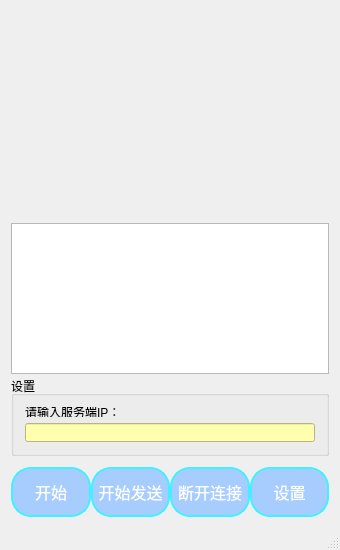
<?xml version="1.0" encoding="UTF-8"?>
<ui version="4.0">
 <class>MainWindow</class>
 <widget class="QMainWindow" name="MainWindow">
  <property name="geometry">
   <rect>
    <x>0</x>
    <y>0</y>
    <width>340</width>
    <height>550</height>
   </rect>
  </property>
  <property name="windowTitle">
   <string>MainWindow</string>
  </property>
  <property name="styleSheet">
   <string notr="true">QWidget{
    border-image: url(:/image/res/bj.jpg);

}</string>
  </property>
  <widget class="QWidget" name="centralWidget">
   <property name="styleSheet">
    <string notr="true">QPushButton
{
    color: rgb(255, 255, 255);
    background-color: rgb(167, 205, 255);
     border-image:url(:/image/res/bj1.jpg);
     border:2px solid #42f0ff;
      border-radius:20px;
    padding: 3px;
    font-family: &quot;Verdana&quot;;
    font-size: 16px;
    margin:0px;

    text-align: center;
}
</string>
   </property>
   <layout class="QVBoxLayout" name="verticalLayout">
    <item>
     <widget class="QLabel" name="label">
      <property name="sizePolicy">
       <sizepolicy hsizetype="Expanding" vsizetype="Fixed">
        <horstretch>0</horstretch>
        <verstretch>30</verstretch>
       </sizepolicy>
      </property>
      <property name="minimumSize">
       <size>
        <width>0</width>
        <height>201</height>
       </size>
      </property>
      <property name="text">
       <string/>
      </property>
      <property name="pixmap">
       <pixmap resource="res.qrc">:/image/res/nosignal.jpg</pixmap>
      </property>
      <property name="scaledContents">
       <bool>true</bool>
      </property>
     </widget>
    </item>
    <item>
     <widget class="QWidget" name="widget" native="true">
      <property name="sizePolicy">
       <sizepolicy hsizetype="Preferred" vsizetype="Minimum">
        <horstretch>0</horstretch>
        <verstretch>0</verstretch>
       </sizepolicy>
      </property>
      <property name="minimumSize">
       <size>
        <width>0</width>
        <height>200</height>
       </size>
      </property>
      <layout class="QVBoxLayout" name="verticalLayout_3">
       <property name="spacing">
        <number>2</number>
       </property>
       <property name="leftMargin">
        <number>0</number>
       </property>
       <property name="topMargin">
        <number>5</number>
       </property>
       <property name="rightMargin">
        <number>0</number>
       </property>
       <property name="bottomMargin">
        <number>5</number>
       </property>
       <item>
        <widget class="QPlainTextEdit" name="textshow">
         <property name="sizePolicy">
          <sizepolicy hsizetype="Expanding" vsizetype="Preferred">
           <horstretch>0</horstretch>
           <verstretch>0</verstretch>
          </sizepolicy>
         </property>
         <property name="styleSheet">
          <string notr="true">*{
 border-image:url(:/image/res/bj1.jpg);

}</string>
         </property>
        </widget>
       </item>
       <item>
        <widget class="QGroupBox" name="groupBox">
         <property name="sizePolicy">
          <sizepolicy hsizetype="MinimumExpanding" vsizetype="Preferred">
           <horstretch>0</horstretch>
           <verstretch>0</verstretch>
          </sizepolicy>
         </property>
         <property name="minimumSize">
          <size>
           <width>0</width>
           <height>80</height>
          </size>
         </property>
         <property name="styleSheet">
          <string notr="true"/>
         </property>
         <property name="title">
          <string>设置</string>
         </property>
         <layout class="QVBoxLayout" name="verticalLayout_2">
          <item>
           <widget class="QLabel" name="label_2">
            <property name="sizePolicy">
             <sizepolicy hsizetype="Preferred" vsizetype="Fixed">
              <horstretch>0</horstretch>
              <verstretch>0</verstretch>
             </sizepolicy>
            </property>
            <property name="minimumSize">
             <size>
              <width>0</width>
              <height>10</height>
             </size>
            </property>
            <property name="styleSheet">
             <string notr="true">*{
 border-image:url(:/image/res/bj1.jpg);

}</string>
            </property>
            <property name="text">
             <string>请输入服务端IP：</string>
            </property>
           </widget>
          </item>
          <item>
           <widget class="QLineEdit" name="edit_IP">
            <property name="styleSheet">
             <string notr="true">QLineEdit{
 background-color:#ffffaf;
 border-imgage:url(:image/res/bg1.jpg);
}</string>
            </property>
           </widget>
          </item>
         </layout>
        </widget>
       </item>
      </layout>
     </widget>
    </item>
    <item>
     <layout class="QHBoxLayout" name="horizontalLayout">
      <property name="spacing">
       <number>0</number>
      </property>
      <item>
       <widget class="QPushButton" name="pushButton">
        <property name="sizePolicy">
         <sizepolicy hsizetype="Expanding" vsizetype="Fixed">
          <horstretch>0</horstretch>
          <verstretch>0</verstretch>
         </sizepolicy>
        </property>
        <property name="minimumSize">
         <size>
          <width>0</width>
          <height>50</height>
         </size>
        </property>
        <property name="maximumSize">
         <size>
          <width>16777215</width>
          <height>80</height>
         </size>
        </property>
        <property name="styleSheet">
         <string notr="true">*{
 border-image:url(:/image/res/bj1.jpg);

}</string>
        </property>
        <property name="text">
         <string>开始</string>
        </property>
        <property name="icon">
         <iconset resource="res.qrc">
          <normaloff>:/image/res/7.png</normaloff>:/image/res/7.png</iconset>
        </property>
       </widget>
      </item>
      <item>
       <widget class="QPushButton" name="btnStart">
        <property name="sizePolicy">
         <sizepolicy hsizetype="Expanding" vsizetype="Fixed">
          <horstretch>0</horstretch>
          <verstretch>0</verstretch>
         </sizepolicy>
        </property>
        <property name="minimumSize">
         <size>
          <width>0</width>
          <height>50</height>
         </size>
        </property>
        <property name="styleSheet">
         <string notr="true">*{
 border-image:url(:/image/res/bj1.jpg);

}</string>
        </property>
        <property name="text">
         <string>开始发送</string>
        </property>
        <property name="icon">
         <iconset resource="res.qrc">
          <normaloff>:/image/res/suspend.png</normaloff>:/image/res/suspend.png</iconset>
        </property>
       </widget>
      </item>
      <item>
       <widget class="QPushButton" name="btnEnd">
        <property name="sizePolicy">
         <sizepolicy hsizetype="Expanding" vsizetype="Fixed">
          <horstretch>0</horstretch>
          <verstretch>0</verstretch>
         </sizepolicy>
        </property>
        <property name="minimumSize">
         <size>
          <width>0</width>
          <height>50</height>
         </size>
        </property>
        <property name="styleSheet">
         <string notr="true">*{
 border-image:url(:/image/res/bj1.jpg);

}</string>
        </property>
        <property name="text">
         <string>断开连接</string>
        </property>
        <property name="icon">
         <iconset resource="res.qrc">
          <normaloff>:/image/res/suspend.png</normaloff>:/image/res/suspend.png</iconset>
        </property>
       </widget>
      </item>
      <item>
       <widget class="QPushButton" name="btnSetting">
        <property name="sizePolicy">
         <sizepolicy hsizetype="Expanding" vsizetype="Fixed">
          <horstretch>0</horstretch>
          <verstretch>0</verstretch>
         </sizepolicy>
        </property>
        <property name="minimumSize">
         <size>
          <width>0</width>
          <height>50</height>
         </size>
        </property>
        <property name="styleSheet">
         <string notr="true"/>
        </property>
        <property name="text">
         <string>设置</string>
        </property>
        <property name="icon">
         <iconset resource="res.qrc">
          <normaloff>:/image/res/2.png</normaloff>:/image/res/2.png</iconset>
        </property>
       </widget>
      </item>
     </layout>
    </item>
   </layout>
  </widget>
  <widget class="QStatusBar" name="statusBar">
   <property name="enabled">
    <bool>false</bool>
   </property>
  </widget>
 </widget>
 <layoutdefault spacing="6" margin="11"/>
 <resources>
  <include location="res.qrc"/>
 </resources>
 <connections/>
</ui>
